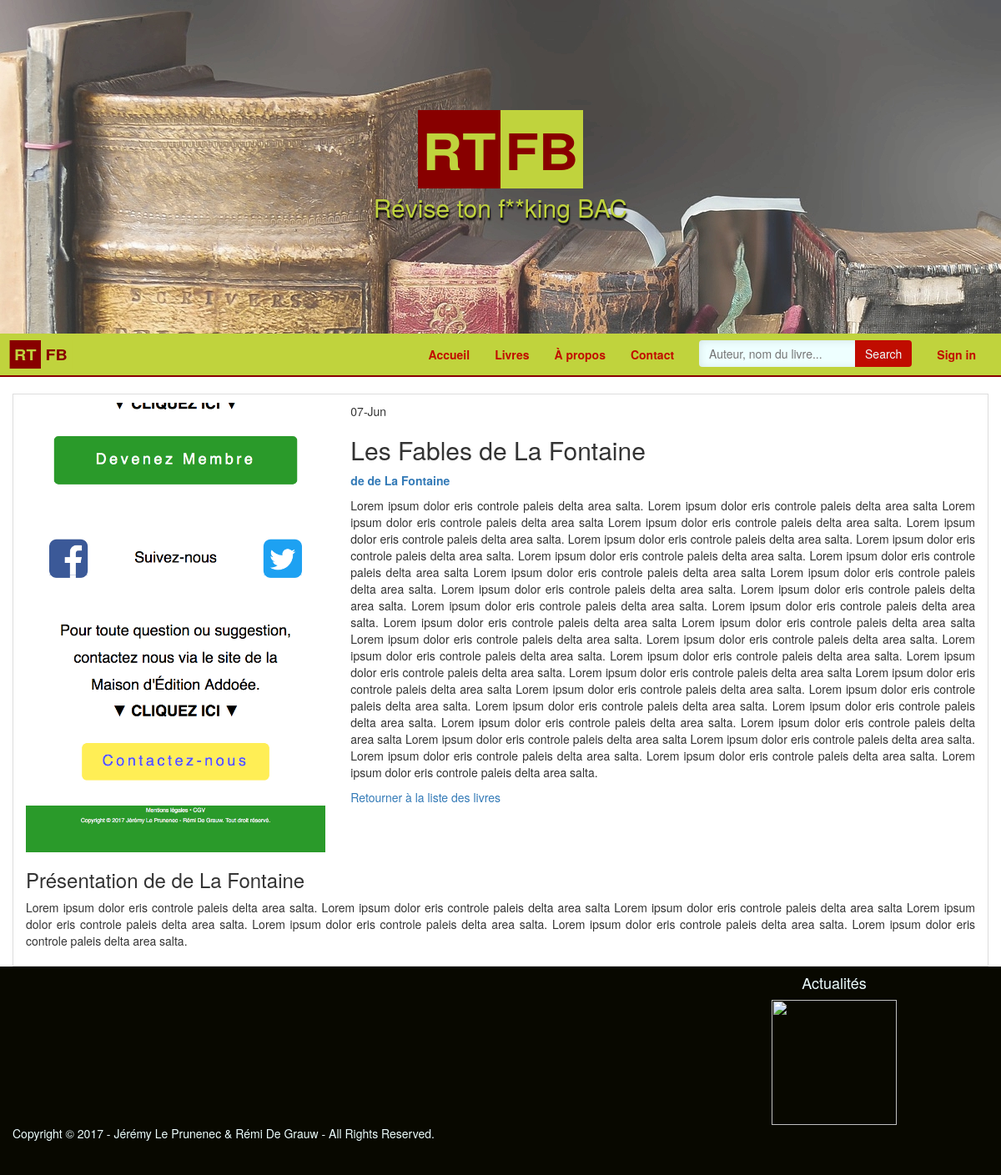
The page /posts/5 on the database as committed earlier.
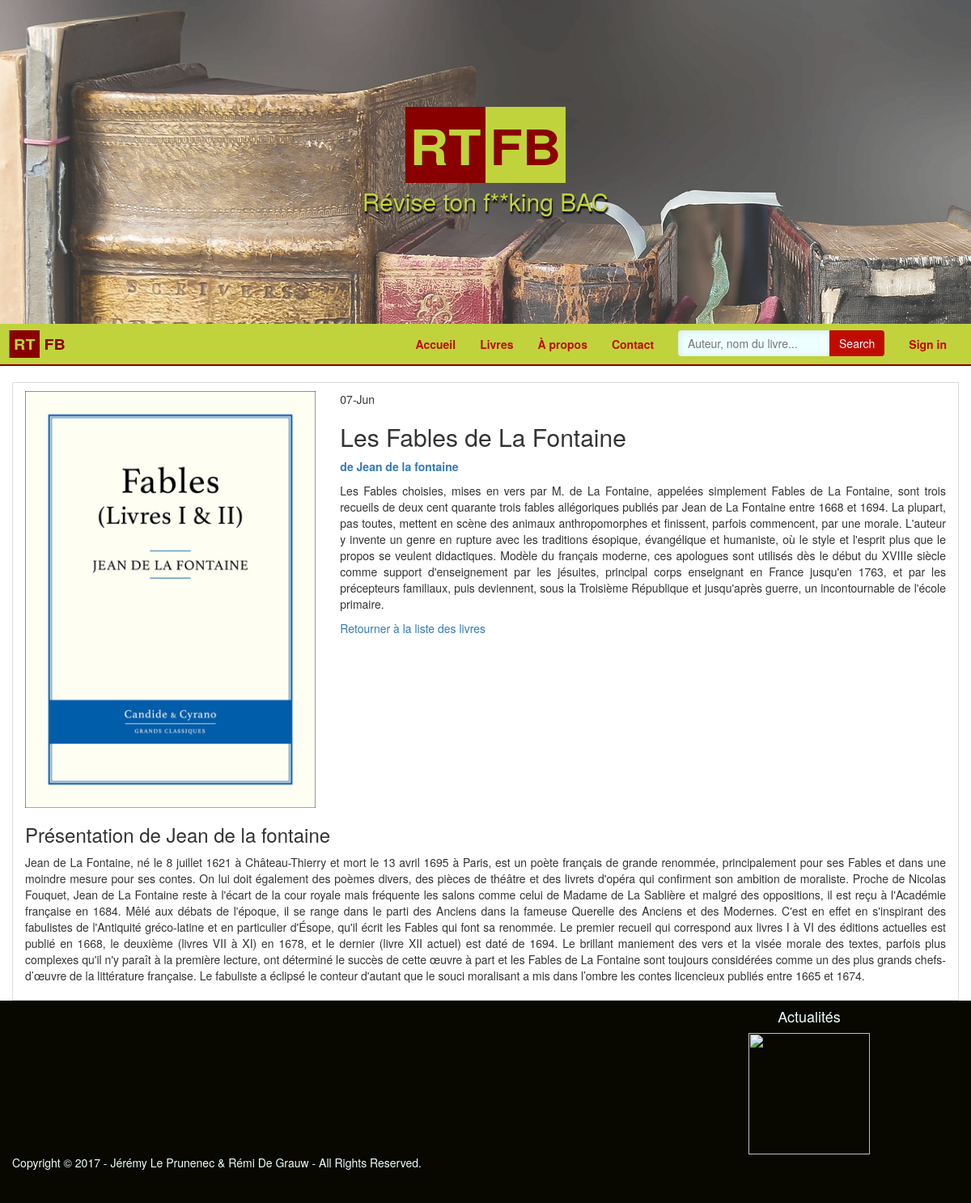
The same page on the database as committed later.
### blog/models.py (models this page shows, shortened)
class DescribeModel(TimestampModel):
    name = models.CharField(max_length=100)
    headline = models.TextField()
    class Meta:
        abstract = True

class DraftModel(models.Model):
    status = models.CharField(max_length=1, choices=(
        ('d', 'Draft'),
        ('p', 'Published'),
    ))
    class Meta:
        abstract = True

class UserModel(models.Model):
    User = models.ForeignKey(settings.AUTH_USER_MODEL, default=1)
    class Meta:
        abstract = True

class Post(DescribeModel, DraftModel, UserModel):
    Author = models.ForeignKey('Author', on_delete=models.CASCADE, default=1)
    picture = models.ImageField()
    date = models.DecimalField(decimal_places=0,max_digits=4, blank=True)

class Author(DescribeModel, UserModel):
    picture = models.ImageField()
    def __str__(self):
        return self.name

### blog/views.py (the view)
# urls.py: url(r'^(?P<id>\d+)$', views.details, name="details"),
def details(request, id):
    return render(request, 'blog/details.html', {
    'post': get_object_or_404(Post.objects.filter(status__exact='p'),pk=id),
    'analytics': Analytic.objects.filter(
    Q(status__exact='p') &
    Q(Post__id__exact=id)
    ),
    })

### blog/templates/blog/details.html (shortened to what this page needs)
{% extends 'layouts/base.html' %}
{% load static %}
{% block link %}<link rel="stylesheet" href="{% static 'blog/css/style.css' %}">{% endblock %}
{% block content %}
<article class="container-fluid">
    <div class="row">
      <div class="col-sm-4 responsive">
        <img class="img-responsive" src="{{ post.picture.url }}" alt="{{ post.name }}">
      </div>
      <div class="col-sm-8 ">
        <time datetime="{{ post.created_at|date:'d-m-Y' }}">{{ post.created_at|date:'d-M' }}</time>
        <h2>{{ post.name }}</h2>
        <p><a href="{% url 'blog:author' post.Author.id %}"><b>de {{ post.Author }}</b></a></p>
        <p>{{ post.headline }}</p>
        <p><a href="{% url 'blog:list' %}">Retourner à la liste des livres</a></p>
      </div>
      <div class="col-xs-12">
        <h3>Présentation de {{ post.Author.name }}</h3>
        <p>{{ post.Author.headline }}</p>
      </div>
    </div>
</article>
{% endblock %}

Rows that differ between the two databases and show on the page:
changed Post "Les Fables de La Fontaine": picture: a different picture; Author "de La Fontaine" → "Jean de la fontaine"; headline "Lorem ipsum dolor eris controle paleis delta area salta. Lorem ipsum dolor eris controle paleis delta area salta Lorem ipsum dolor eris controle paleis delta area salta Lorem ipsum dolor eris controle paleis delta area salta. Lorem ipsum dolor eris controle paleis delta area salta. Lorem ipsum dolor eris controle paleis delta area salta. Lorem ipsum dolor eris controle paleis delta area salta. Lorem ipsum dolor eris controle paleis delta area salta. Lorem ipsum dolor eris controle paleis delta area salta Lorem ipsum dolor eris controle paleis delta area salta Lorem ipsum dolor eris controle paleis delta area salta. Lorem ipsum dolor eris controle paleis delta area salta. Lorem ipsum dolor…" → "Les Fables choisies, mises en vers par M. de La Fontaine, appelées simplement Fables de La Fontaine, sont trois recueils de deux cent quarante trois fables allégoriques publiés par Jean de La Fontaine entre 1668 et 1694. La plupart, pas toutes, mettent en scène des animaux anthropomorphes et finissent, parfois commencent, par une morale. L'auteur y invente un genre en rupture avec les traditions ésopique, évangélique et humaniste, où le style et l'esprit plus que le propos se veulent didactiques. Modèle du français moderne, ces apologues sont utilisés dès le début du XVIIIe siècle comme support d'enseignement par les jésuites, principal corps enseignant en France jusqu'en 1763, et par les…"; Author.name "de La Fontaine" → "Jean de la fontaine"; Author.headline "Lorem ipsum dolor eris controle paleis delta area salta. Lorem ipsum dolor eris controle paleis delta area salta Lorem ipsum dolor eris controle paleis delta area salta Lorem ipsum dolor eris controle paleis delta area salta. Lorem ipsum dolor eris controle paleis delta area salta. Lorem ipsum dolor eris controle paleis delta area salta. Lorem ipsum dolor eris controle paleis delta area salta." → "Jean de La Fontaine, né le 8 juillet 1621 à Château-Thierry et mort le 13 avril 1695 à Paris, est un poète français de grande renommée, principalement pour ses Fables et dans une moindre mesure pour ses contes. On lui doit également des poèmes divers, des pièces de théâtre et des livrets d'opéra qui confirment son ambition de moraliste. Proche de Nicolas Fouquet, Jean de La Fontaine reste à l'écart de la cour royale mais fréquente les salons comme celui de Madame de La Sablière et malgré des oppositions, il est reçu à l'Académie française en 1684. Mêlé aux débats de l'époque, il se range dans le parti des Anciens dans la fameuse Querelle des Anciens et des Modernes. C'est en effet en…"
